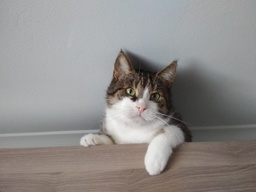
#> input picture lab6/images/gacław-na-kuchni.jpg, 256 x 192 px, shrunk from 1024 x 768 before the run
$ jupyter execute rozwiazania.ipynb
#> lines starting #> are read from the running program, lines starting #| are printed output that depends on the picture; after the words box and inside, x2 and y2 are one past the last pixel; in counts of white or black regions, pixels touching at a corner belong together
[cell 1]
import cv2
from matplotlib import pyplot
import numpy

# Ustawienie rozmarów wyświetlanych obrazów
pyplot.rcParams["figure.figsize"] = (18, 18)

a = numpy.array([1, 2, 3], dtype=numpy.int16)
print(a[0] - a[1])

[cell 2]
#
# Wczytanie obrazów źródłowych
#
# źródło grafiki colors.jpg: https://unsplash.com/photos/gT5kuls6Y6Q
# źródło grafiki gacław-na-kuchni.jpg: własne
#
#image_from_file = cv2.imread('images/colors.jpg')
image_from_file = cv2.imread('images/gacław-na-kuchni.jpg')
#> image_from_file is the input picture: shape (192, 256, 3); mean B, G, R 139.4, 141.3, 144.1
image_gray = cv2.cvtColor(image_from_file, cv2.COLOR_BGR2GRAY)
image_color = cv2.cvtColor(image_from_file, cv2.COLOR_BGR2RGB)
print('Rozmiar obrazka: ', image_from_file.shape)
#| Rozmiar obrazka:  (192, 256, 3)

# Zadanie 1

[cell 3]
def find_closest_palette_color(value, k):
    return round(value / 255) * 255


#
# Algorytm
#
def dither_image(input_img, k=2):
    output = numpy.array(input_img, dtype=numpy.int16)
    dither_matrix = numpy.array([[0, 0, 7], [3, 5, 1]]) / 16

    for y in range(output.shape[0] - 1):
        for x in range(1, output.shape[1] - 1):
            oldpixel = output[y, x]
            newpixel = find_closest_palette_color(oldpixel, k)
            output[y, x] = newpixel

            quant_error = oldpixel - newpixel

            residue = (dither_matrix * quant_error)
            residue += output[y:y+2,x-1:x+2]
            numpy.clip(residue, 0, 255, out=residue)
            residue = residue.astype(numpy.uint8)

            output[y:y+2,x-1:x+2] = residue
    return output.astype(numpy.uint8)

[cell 4]
dithered_gray = dither_image(image_gray)
#> after the loop in dither_image, `for y in range(output.shape[0] - 1):`:
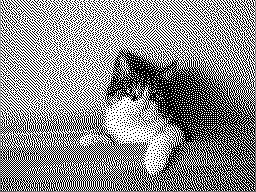
#> output: shape (192, 256) int16; min 0, max 255, mean 140

#
# Wyświetlenie
#
_, plots = pyplot.subplots(1,2)

plots[0].imshow(image_gray, cmap='gray')
plots[1].imshow(dithered_gray, cmap='gray')

[cell 5]
#
# Histogram
#
pyplot.rcParams["figure.figsize"] = (10, 6)
histr = cv2.calcHist([dithered_gray], [0], None, [256], [0, 256])
#> histr = 256 values, max 26679 at index 255, min 0 at index 1, mean 192
pyplot.plot(histr)
pyplot.xlim([-1, 256])
pyplot.xlabel('Wartośc składowej koloru []')
pyplot.ylabel('Liczba pikseli obrazu []')
#> figure, not shown here; curve peaks at x = 255, y = 26679

# Zadanie 2

[cell 6]
def find_closest_palette_color(value, k=2):
    # return numpy.round((k - 1) * value / 255) * 255 / (k - 1)
    return (numpy.round(numpy.multiply(value, (k-1), dtype=numpy.int16) / 255) * 255 / (k-1)).astype(numpy.uint8)


color_reduced = numpy.copy(image_color)
color_reduced = find_closest_palette_color(color_reduced, 4)
#> in find_closest_palette_color, `return (numpy.round(numpy.multiply(value, (k-1), dtype=numpy.int16) / ..`:
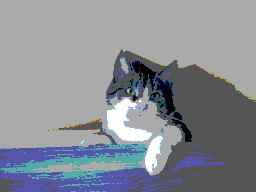
#> returned value: shape (192, 256, 3); mean of channels 0, 1, 2 148.9, 140.9, 136.7; drawn as B, G, R

#
# Algorytm
#
# for y in range(output.shape[0]):
#     for x in range(output.shape[1]):
#         pass  # TODO: implement

image_color2 = numpy.moveaxis(image_color, -1, 0)
print(image_color2.shape)
#| (3, 192, 256)
dithered_color = numpy.copy(image_color2)
dithered_color[0] = dither_image(image_color2[0], 3)
dithered_color[1] = dither_image(image_color2[1], 3)
#> call 3 of dither_image, with k = 3
#> after the loop in dither_image (call 3), `for y in range(output.shape[0] - 1):`:
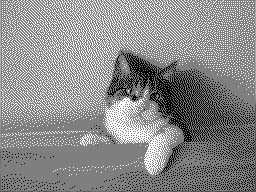
#> output: shape (192, 256) int16; min 0, max 255, mean 139.4
dithered_color[2] = dither_image(image_color2[2], 3)
#> call 4 of dither_image, with k = 3
#> after the loop in dither_image (call 4), `for y in range(output.shape[0] - 1):`:
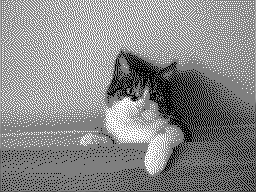
#> output: shape (192, 256) int16; min 0, max 255, mean 137.5

dithered_color = numpy.moveaxis(dithered_color, 0, -1)
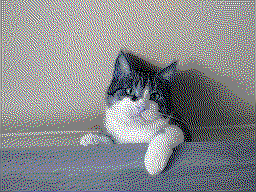
#> dithered_color: shape (192, 256, 3); mean of channels 0, 1, 2 142.2, 139.4, 137.5; drawn as B, G, R

#
# Wyświetlenie
#
pyplot.rcParams["figure.figsize"] = (18, 8)
_, plots = pyplot.subplots(1, 2)
plots[0].imshow(color_reduced)
plots[1].imshow(dithered_color)

[cell 7]
#
# Histogram
#
color = ('r', 'g', 'b')

for i, col in enumerate(color):
    histr = cv2.calcHist([dithered_color], [i], None, [256], [0, 256])
    pyplot.plot(histr, color=col)
    pyplot.xlim([-1, 256])
    pyplot.xlabel('Wartośc składowej koloru []')
    pyplot.ylabel('Liczba pikseli obrazu []')
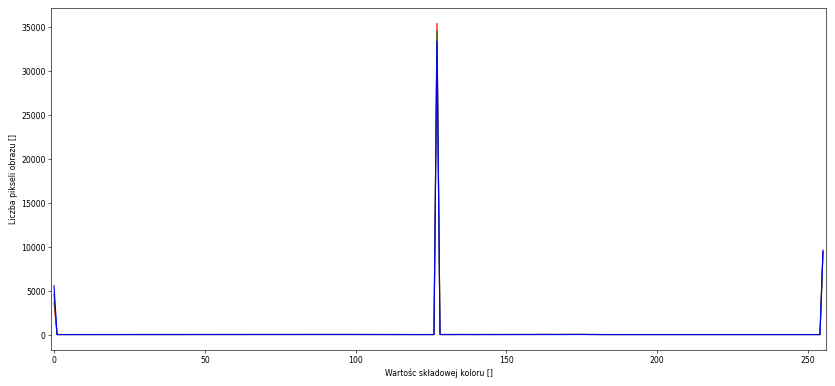
#> figure drawn by matplotlib, 1 panel; curve peaks at x = 127, y = 35406; curve peaks at x = 127, y = 34564; curve peaks at x = 127, y = 33377

# Zadanie 3

[cell 8]
import math
from itertools import product

#
# Przygotowanie płótna
#
width = 80
height = 60
image = numpy.zeros((height, width, 3), dtype=numpy.uint8)
#> image: shape (60, 80, 3); every value is 0


#
# Funkcja rysująca punkt
#
# NOTE(sdatko): punkt 0,0 to lewy dolny róg obrazu
#
def draw_point(image, x, y, color=(255, 255, 255)):
    image[image.shape[0] - 1 - y, x, :] = color


#
# Funkcja rysująca linię
#
def draw_line(image, x1, y1, x2, y2):
    delta_x = abs(x1 - x2)
    delta_y = abs(y1 - y2)
    xi = numpy.sign(x2 - x1)
    yi = numpy.sign(y2 - y1)
    d = 2 * min(delta_y - delta_x, delta_x - delta_y)
    x = x1
    y = y1
    draw_point(image, x1, y1)
    while x != x2 and y != y2:
        if delta_x > delta_y:
            x += xi
            d += 2 * delta_y
            if d >= 0:
                y += yi
                d -= 2 * delta_x
        else:
            x += xi
            d += 2 * delta_y
            if d >= 0:
                x += xi
                d -= 2 * delta_y

        draw_point(image, x, y)
    draw_point(image, x2, y2)

def area(a, b, c):
    return (c[1] - a[1]) * (b[0] - a[0]) - (c[0] - a[0]) * (b[1] - a[1])

#
# Funkcja rysująca trójkąt
#
def draw_triangle(image, a, b, c):
    verts = numpy.array([a, b, c])
    x_min = numpy.min(verts[:,0])
    y_min = numpy.min(verts[:,1])
    x_max = numpy.max(verts[:,0])
    y_max = numpy.max(verts[:,1])
    for pixel in product(range(x_min, x_max), range(y_min, y_max)):
        areas = numpy.array([
            area(a, b, pixel),
            area(b, c, pixel),
            area(c, a, pixel)
        ])
        signs = areas >= 0
        if numpy.all(signs == signs[0]):
            draw_point(image, pixel[1], pixel[0])


#
# Rysowanie
#
draw_line(image, 10, 10, 60, 40)
#> in draw_line, `xi = numpy.sign(x2 - x1)`: xi = 1
#> in draw_point, `image[image.shape[0] - 1 - y, x, :] = color`: image: shape (60, 80, 3); 0.02% white in thin lines or dots, all inside (x1, y1, x2, y2) = (10, 49, 11, 50)
#> after the loop in draw_line, `while x != x2 and y != y2:`: image: shape (60, 80, 3); 1% white in thin lines or dots, all inside (x1, y1, x2, y2) = (10, 19, 60, 50)
#> after the loop in draw_line, `while x != x2 and y != y2:`: d = -100; x = 59; y = 40
#> in draw_line, `draw_point(image, x2, y2)`: image: shape (60, 80, 3); 1.1% white in thin lines or dots, all inside (x1, y1, x2, y2) = (10, 19, 61, 50)
draw_triangle(image, (5, 40), (10, 70), (30, 75))
#> in draw_triangle, `verts = numpy.array([a, b, c])`: verts = [[5, 40], [10, 70], [30, 75]]
#> in draw_triangle, `x_min = numpy.min(verts[:,0])`: x_min = 5
#> in draw_triangle, `y_min = numpy.min(verts[:,1])`: y_min = 40
#> in draw_triangle, `x_max = numpy.max(verts[:,0])`: x_max = 30
#> in draw_triangle, `y_max = numpy.max(verts[:,1])`: y_max = 75
#> the loop in draw_triangle, `for pixel in product(range(x_min, x_max), range(y_min, y_max)):` made 875 passes
#> (areas, signs) on passes 1 to 3: ([0, -575, 0], [True, False, True]), ([5, -555, -25], [True, False, False]), ([10, -535, -50], [True, False, False])
#> after the loop in draw_triangle, `for pixel in product(range(x_min, x_max), range(y_min, y_max)):`:
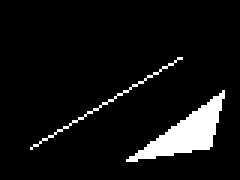
#> image: shape (60, 80, 3) (shown 3 times larger); 6.9% white; 2 white regions, box (x1, y1, x2, y2) and area: (42, 30, 75, 54) 281, (10, 19, 61, 50) 51

#
# Wyświetlenie
#
pyplot.imshow(image)

# Zadanie 4

[cell 9]
#
# Przygotowanie płótna
#
width = 80
height = 60
image = numpy.zeros((height, width, 3), dtype=numpy.uint8)


#
# Funkcja rysująca punkt
#
# NOTE(sdatko): punkt 0,0 to lewy dolny róg obrazu
#
def draw_point(image, x, y, color=(255, 255, 255)):
    image[image.shape[0] - 1 - y, x, :] = color


def color_blend(color1, color2, t):
    color1 = numpy.array(color1)
    color2 = numpy.array(color2)
    return tuple(color1 + (color2 - color1) * t)

def color_blend_trig(color1, color2, color3, t):
    color1 = numpy.array(color1)
    color2 = numpy.array(color2)
    return tuple(color1 + (color2 - color1) * t)

#
# Funkcja rysująca linię
#
def draw_line(image, x1, y1, x2, y2):
    color1 = (255, 0, 0)
    color2 = (0, 0, 255)

    delta_x = abs(x1 - x2)
    delta_y = abs(y1 - y2)
    xi = numpy.sign(x2 - x1)
    yi = numpy.sign(y2 - y1)
    d = 2 * min(delta_y - delta_x, delta_x - delta_y)
    x = x1
    y = y1
    draw_point(image, x1, y1, color1)
    while x != x2 or y != y2:
        if delta_x > delta_y:
            x += xi
            d += 2 * delta_y
            if d >= 0:
                y += yi
                d -= 2 * delta_x
        else:
            y += yi
            d += 2 * delta_x
            if d >= 0:
                x += xi
                d -= 2 * delta_y

        progress = math.sqrt((x - x1) ** 2 + (y - y1) **2) / math.sqrt(delta_x ** 2 + delta_y ** 2)
        color = color_blend(color1, color2, progress)
        draw_point(image, x, y, color)
    draw_point(image, x2, y2, color2)


#
# Funkcja rysująca trójkąt
#
def draw_triangle(image, a, b, c):
    verts = numpy.array([a, b, c])
    colors = numpy.array([
        [255, 0, 0],
        [0, 255, 0],
        [0, 0, 255]
    ])
    x_min = numpy.min(verts[:,0])
    y_min = numpy.min(verts[:,1])
    x_max = numpy.max(verts[:,0])
    y_max = numpy.max(verts[:,1])
    for pixel in product(range(x_min, x_max), range(y_min, y_max)):
        areas = numpy.array([
            area(a, b, pixel),
            area(b, c, pixel),
            area(c, a, pixel)
        ])
        signs = areas >= 0
        if numpy.all(signs == signs[0]):
            color = numpy.sum(areas / area(a, b, c) * colors, axis=0)
            draw_point(image, pixel[1], pixel[0], color)


#
# Rysowanie
#
draw_line(image, 10, 10, 60, 40)
#> in draw_line, `xi = numpy.sign(x2 - x1)`: xi = 1
#> in draw_point, `image[image.shape[0] - 1 - y, x, :] = color`: image: shape (60, 80, 3); mean of channels 0, 1, 2 0.1, 0, 0
#> the loop in draw_line, `while x != x2 or y != y2:` made 50 passes
#> progress on passes 1 to 12: 0.0243, 0.0383, 0.0618, 0.0857, 0.1, 0.124, 0.138, 0.162, 0.186, 0.2, 0.224, 0.238
#> after the loop in draw_line, `while x != x2 or y != y2:`: image: shape (60, 80, 3); mean of channels 0, 1, 2 1.3, 0, 1.4
#> after the loop in draw_line, `while x != x2 or y != y2:`: d = -40; x = 60; y = 40
draw_line(image, 10, 20, 10, 40)
#> in draw_line (call 2), `draw_point(image, x1, y1, color1)`: image: shape (60, 80, 3); mean of channels 0, 1, 2 1.4, 0, 1.4
#> the loop in draw_line (call 2), `while x != x2 or y != y2:` made 20 passes
#> progress on passes 1 to 12: 0.05, 0.1, 0.15, 0.2, 0.25, 0.3, 0.35, 0.4, 0.45, 0.5, 0.55, 0.6
#> after the loop in draw_line (call 2), `while x != x2 or y != y2:`: image: shape (60, 80, 3); mean of channels 0, 1, 2 1.9, 0, 1.9
draw_triangle(image, (5, 40), (10, 70), (30, 75))
#> in draw_triangle, `verts = numpy.array([a, b, c])`: verts = [[5, 40], [10, 70], [30, 75]]
#> in draw_triangle, `colors = numpy.array([ [255, 0, 0], [0, 255, 0], [0, 0, 255] ])`: colors = [[255, 0, 0], [0, 255, 0], [0, 0, 255]]
#> in draw_triangle, `x_min = numpy.min(verts[:,0])`: x_min = 5
#> in draw_triangle, `y_min = numpy.min(verts[:,1])`: y_min = 40
#> in draw_triangle, `x_max = numpy.max(verts[:,0])`: x_max = 30
#> in draw_triangle, `y_max = numpy.max(verts[:,1])`: y_max = 75
#> after the loop in draw_triangle, `for pixel in product(range(x_min, x_max), range(y_min, y_max)):`: image: shape (60, 80, 3); mean of channels 0, 1, 2 6.8, 4.9, 6.9

#
# Wyświetlenie
#
pyplot.imshow(image)

# Zadanie 5

[cell 10]
scale = 2

#
# Przygotowanie płótna
#
width = 80 * scale
height = 60 * scale
image = numpy.zeros((height, width, 3), dtype=numpy.uint8)
#> image: shape (120, 160, 3); every value is 0

# IMO lepiej to zrobić inline niż:
# draw_line(image, 10 * scale, 10 * scale, 60 * scale, 40 * scale)
draw_line(image, 20, 20, 120, 80)
#> in draw_line (call 3), `draw_point(image, x1, y1, color1)`: image: shape (120, 160, 3); mean of channels 0, 1, 2 0, 0, 0
#> after the loop in draw_line (call 3), `while x != x2 or y != y2:`: image: shape (120, 160, 3); mean of channels 0, 1, 2 0.7, 0, 0.7
draw_line(image, 20, 40, 20, 80)
#> call 4 of draw_line, with x1 = 20, y1 = 40, x2 = 20, y2 = 80
#> in draw_line (call 4), `draw_point(image, x1, y1, color1)`: image: shape (120, 160, 3); mean of channels 0, 1, 2 0.7, 0, 0.7
#> after the loop in draw_line (call 4), `while x != x2 or y != y2:`:
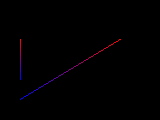
#> image: shape (120, 160, 3); mean of channels 0, 1, 2 0.9, 0, 0.9; drawn as B, G, R
draw_triangle(image, (10, 80), (20, 140), (60, 150))
#> call 2 of draw_triangle, with a = (10, 80), b = (20, 140), c = (60, 150)
#> after the loop in draw_triangle (call 2), `for pixel in product(range(x_min, x_max), range(y_min, y_max)):`:
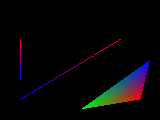
#> image: shape (120, 160, 3); 5.92% of pixels changed, all inside (x1, y1, x2, y2) = (82, 60, 150, 109); drawn as B, G, R

#
# AA
#
parts = numpy.array([image[0::2, 0::2], image[0::2, 1::2], image[1::2, 0::2], image[1::2, 1::2]])
image_aa = numpy.average(parts, axis=0).astype(numpy.uint8)
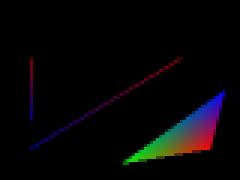
#> image_aa: shape (60, 80, 3) (shown 3 times larger); mean of channels 0, 1, 2 5.9, 5, 5.9; drawn as B, G, R

#
# Wyświetlenie
#
pyplot.imshow(image_aa)

$ run again, with lab6/images/colors.jpg copied over lab6/images/gacław-na-kuchni.jpg
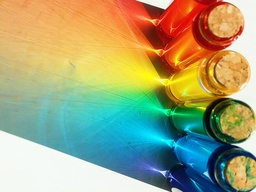
#> input picture lab6/images/colors.jpg, 256 x 192 px, shrunk from 1000 x 750 before the run
#> image_from_file is the input picture: shape (192, 256, 3); mean B, G, R 123.4, 163.8, 162.1
#| Rozmiar obrazka:  (192, 256, 3)
#> histr = 256 values, max 29759 at index 255, min 0 at index 1, mean 192
#| (3, 192, 256)
#> after the loop in dither_image (call 4), `for y in range(output.shape[0] - 1):`:
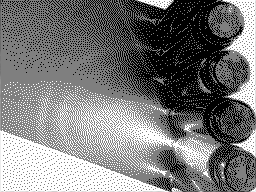
#> output: shape (192, 256) int16; min 0, max 255, mean 121.5
#> `[cell 7] # # Histogram # color = ('r', 'g', 'b')  for i, col in enumer..`:
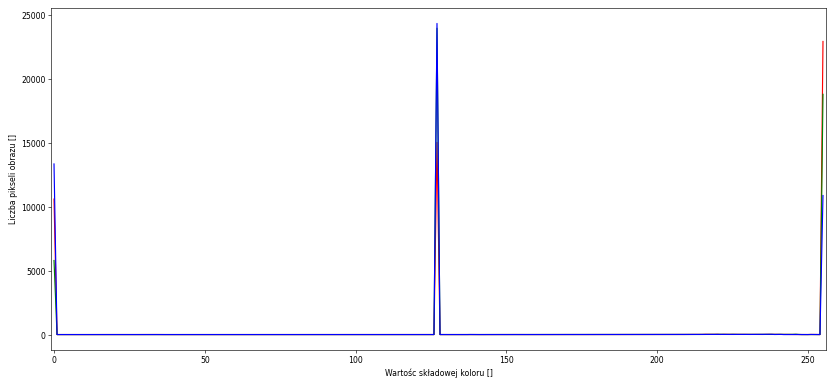
#> figure drawn by matplotlib, 1 panel; curve peaks at x = 255, y = 22913; curve peaks at x = 127, y = 23946; curve peaks at x = 127, y = 24322
#> in draw_line, `xi = numpy.sign(x2 - x1)`: xi = 1
#> after the loop in draw_line, `while x != x2 and y != y2:`: d = -100; x = 59; y = 40
#> in draw_triangle, `verts = numpy.array([a, b, c])`: verts = [[5, 40], [10, 70], [30, 75]]
#> in draw_triangle, `x_min = numpy.min(verts[:,0])`: x_min = 5
#> in draw_triangle, `y_min = numpy.min(verts[:,1])`: y_min = 40
#> in draw_triangle, `x_max = numpy.max(verts[:,0])`: x_max = 30
#> in draw_triangle, `y_max = numpy.max(verts[:,1])`: y_max = 75
#> the loop in draw_triangle, `for pixel in product(range(x_min, x_max), range(y_min, y_max)):` made 875 passes
#> (areas, signs) on passes 1 to 3: ([0, -575, 0], [True, False, True]), ([5, -555, -25], [True, False, False]), ([10, -535, -50], [True, False, False])
#> in draw_line, `xi = numpy.sign(x2 - x1)`: xi = 1
#> the loop in draw_line, `while x != x2 or y != y2:` made 50 passes
#> progress on passes 1 to 8: 0.0243, 0.0383, 0.0618, 0.0857, 0.1, 0.124, 0.138, 0.162
#> after the loop in draw_line, `while x != x2 or y != y2:`: d = -40; x = 60; y = 40
#> the loop in draw_line (call 2), `while x != x2 or y != y2:` made 20 passes
#> progress on passes 1 to 8: 0.05, 0.1, 0.15, 0.2, 0.25, 0.3, 0.35, 0.4
#> in draw_triangle, `verts = numpy.array([a, b, c])`: verts = [[5, 40], [10, 70], [30, 75]]
#> colors = [[255, 0, 0], [0, 255, 0], [0, 0, 255]]
#> in draw_triangle, `x_min = numpy.min(verts[:,0])`: x_min = 5
#> in draw_triangle, `y_min = numpy.min(verts[:,1])`: y_min = 40
#> in draw_triangle, `x_max = numpy.max(verts[:,0])`: x_max = 30
#> in draw_triangle, `y_max = numpy.max(verts[:,1])`: y_max = 75
